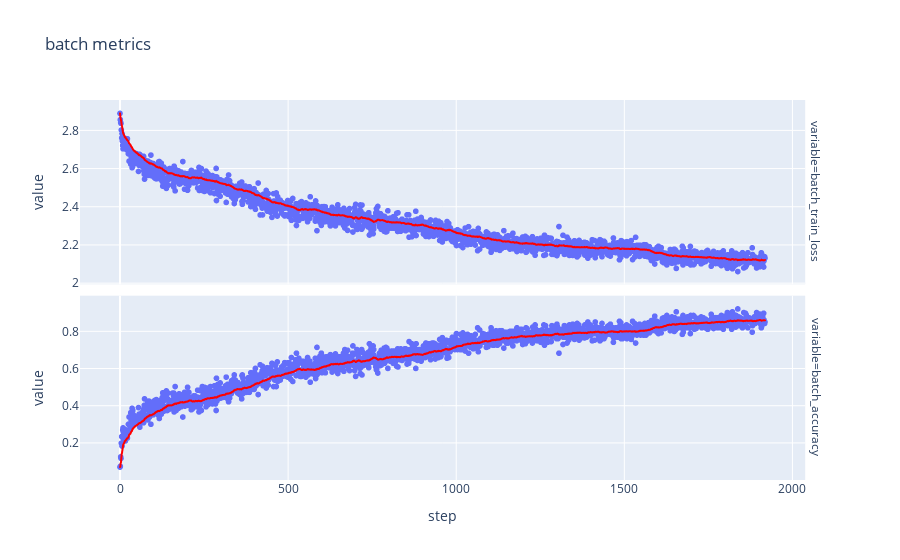

Write notebook code for a chart like this one.
### Markdown cell above
## Full dataset training

### Code cell
full_dataset = CMIDataset("full_dataset")
full_dataset_loader = DL(full_dataset, BATCH_SIZE, shuffle=True)
model, full_train_metrics, checkpoints = mk_model_and_fit(full_dataset_loader)
plt_train_split_training_metrics(full_train_metrics)

### Figure 1 — Plotly figure (JSON) as saved in the notebook; plotly's stock layout.template omitted (floating-point values rounded to 4 significant figures; data arrays with more than 128 entries replaced by an {"elided": "..."} marker saying what was removed)
{"data": [{"hovertemplate": "variable=batch_train_loss<br>step=%{x}<br>value=%{y}<extra></extra>", "legendgroup": "", "marker": {"color": "#636efa", "symbol": "circle"}, "mode": "markers", "name": "", "showlegend": false, "type": "scattergl", "x": {"elided": "1920 int values"}, "xaxis": "x2", "y": {"elided": "1920 float values"}, "yaxis": "y2"}, {"hovertemplate": "<b>Exponentially Weighted mean trendline</b><br><br>variable=batch_train_loss<br>step=%{x}<br>value=%{y} <b>(trend)</b><extra></extra>", "legendgroup": "", "line": {"color": "red"}, "marker": {"color": "#636efa", "symbol": "circle"}, "mode": "lines", "name": "", "showlegend": false, "type": "scattergl", "x": {"elided": "1920 int values"}, "xaxis": "x2", "y": {"elided": "1920 float values"}, "yaxis": "y2"}, {"hovertemplate": "variable=batch_accuracy<br>step=%{x}<br>value=%{y}<extra></extra>", "legendgroup": "", "marker": {"color": "#636efa", "symbol": "circle"}, "mode": "markers", "name": "", "showlegend": false, "type": "scattergl", "x": {"elided": "1920 int values"}, "xaxis": "x", "y": {"elided": "1920 float values"}, "yaxis": "y"}, {"hovertemplate": "<b>Exponentially Weighted mean trendline</b><br><br>variable=batch_accuracy<br>step=%{x}<br>value=%{y} <b>(trend)</b><extra></extra>", "legendgroup": "", "line": {"color": "red"}, "marker": {"color": "#636efa", "symbol": "circle"}, "mode": "lines", "name": "", "showlegend": false, "type": "scattergl", "x": {"elided": "1920 int values"}, "xaxis": "x", "y": {"elided": "1920 float values"}, "yaxis": "y"}], "layout": {"annotations": [{"font": {}, "showarrow": false, "text": "variable=batch_accuracy", "textangle": 90, "x": 0.98, "xanchor": "left", "xref": "paper", "y": 0.2425, "yanchor": "middle", "yref": "paper"}, {"font": {}, "showarrow": false, "text": "variable=batch_train_loss", "textangle": 90, "x": 0.98, "xanchor": "left", "xref": "paper", "y": 0.7575, "yanchor": "middle", "yref": "paper"}], "legend": {"tracegroupgap": 0}, "title": {"text": "batch metrics"}, "xaxis": {"anchor": "y", "domain": [0, 0.98], "title": {"text": "step"}}, "xaxis2": {"anchor": "y2", "domain": [0, 0.98], "matches": "x", "showticklabels": false}, "yaxis": {"anchor": "x", "domain": [0, 0.485], "title": {"text": "value"}}, "yaxis2": {"anchor": "x2", "domain": [0.515, 1], "title": {"text": "value"}}}}
